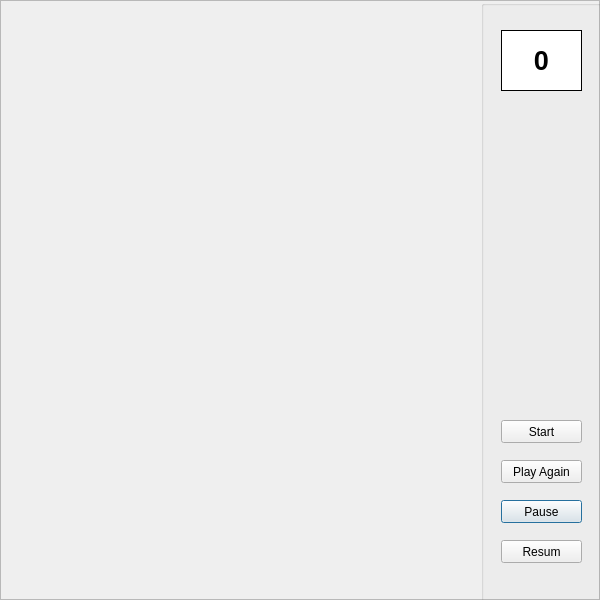
<?xml version="1.0" encoding="UTF-8"?>
<ui version="4.0">
 <class>Dialog</class>
 <widget class="QDialog" name="Dialog">
  <property name="geometry">
   <rect>
    <x>0</x>
    <y>0</y>
    <width>600</width>
    <height>600</height>
   </rect>
  </property>
  <property name="windowTitle">
   <string>Dialog</string>
  </property>
  <property name="styleSheet">
   <string notr="true"/>
  </property>
  <layout class="QVBoxLayout" name="verticalLayout">
   <property name="spacing">
    <number>0</number>
   </property>
   <property name="leftMargin">
    <number>0</number>
   </property>
   <property name="topMargin">
    <number>0</number>
   </property>
   <property name="rightMargin">
    <number>0</number>
   </property>
   <property name="bottomMargin">
    <number>0</number>
   </property>
   <item>
    <widget class="QFrame" name="frame">
     <property name="autoFillBackground">
      <bool>false</bool>
     </property>
     <property name="styleSheet">
      <string notr="true">Background-image:url(:/Lane/Lane.png);</string>
     </property>
     <property name="frameShape">
      <enum>QFrame::StyledPanel</enum>
     </property>
     <property name="frameShadow">
      <enum>QFrame::Raised</enum>
     </property>
     <widget class="QLabel" name="label_10">
      <property name="enabled">
       <bool>true</bool>
      </property>
      <property name="geometry">
       <rect>
        <x>190</x>
        <y>400</y>
        <width>100</width>
        <height>150</height>
       </rect>
      </property>
      <property name="autoFillBackground">
       <bool>false</bool>
      </property>
      <property name="text">
       <string/>
      </property>
      <property name="pixmap">
       <pixmap>Super-car.png</pixmap>
      </property>
      <property name="scaledContents">
       <bool>true</bool>
      </property>
      <property name="alignment">
       <set>Qt::AlignCenter</set>
      </property>
      <property name="indent">
       <number>-1</number>
      </property>
      <property name="openExternalLinks">
       <bool>false</bool>
      </property>
     </widget>
     <widget class="QGroupBox" name="groupBox">
      <property name="geometry">
       <rect>
        <x>481</x>
        <y>0</y>
        <width>120</width>
        <height>800</height>
       </rect>
      </property>
      <property name="title">
       <string/>
      </property>
      <widget class="QPushButton" name="pushButton_3">
       <property name="geometry">
        <rect>
         <x>20</x>
         <y>500</y>
         <width>81</width>
         <height>23</height>
        </rect>
       </property>
       <property name="text">
        <string>Pause</string>
       </property>
      </widget>
      <widget class="QPushButton" name="pushButton_2">
       <property name="geometry">
        <rect>
         <x>20</x>
         <y>460</y>
         <width>81</width>
         <height>23</height>
        </rect>
       </property>
       <property name="text">
        <string>Play Again</string>
       </property>
      </widget>
      <widget class="QLabel" name="label">
       <property name="geometry">
        <rect>
         <x>20</x>
         <y>30</y>
         <width>81</width>
         <height>61</height>
        </rect>
       </property>
       <property name="font">
        <font>
         <pointsize>20</pointsize>
         <weight>75</weight>
         <bold>true</bold>
        </font>
       </property>
       <property name="styleSheet">
        <string notr="true">background-color:white;
border: 1px solid</string>
       </property>
       <property name="text">
        <string>0</string>
       </property>
       <property name="alignment">
        <set>Qt::AlignCenter</set>
       </property>
      </widget>
      <widget class="QPushButton" name="pushButton_4">
       <property name="geometry">
        <rect>
         <x>20</x>
         <y>420</y>
         <width>81</width>
         <height>23</height>
        </rect>
       </property>
       <property name="text">
        <string>Start</string>
       </property>
      </widget>
      <widget class="QPushButton" name="pushButton_5">
       <property name="geometry">
        <rect>
         <x>20</x>
         <y>540</y>
         <width>81</width>
         <height>23</height>
        </rect>
       </property>
       <property name="text">
        <string>Resum</string>
       </property>
      </widget>
     </widget>
     <widget class="QLabel" name="labelXe1">
      <property name="enabled">
       <bool>true</bool>
      </property>
      <property name="geometry">
       <rect>
        <x>30</x>
        <y>-200</y>
        <width>100</width>
        <height>150</height>
       </rect>
      </property>
      <property name="autoFillBackground">
       <bool>false</bool>
      </property>
      <property name="styleSheet">
       <string notr="true">QLabel {background-color:none;}</string>
      </property>
      <property name="text">
       <string/>
      </property>
      <property name="scaledContents">
       <bool>true</bool>
      </property>
      <property name="alignment">
       <set>Qt::AlignCenter</set>
      </property>
     </widget>
     <widget class="QLabel" name="labelXe2">
      <property name="enabled">
       <bool>true</bool>
      </property>
      <property name="geometry">
       <rect>
        <x>190</x>
        <y>-200</y>
        <width>100</width>
        <height>150</height>
       </rect>
      </property>
      <property name="autoFillBackground">
       <bool>false</bool>
      </property>
      <property name="styleSheet">
       <string notr="true">QLabel {background-color:none;}</string>
      </property>
      <property name="text">
       <string/>
      </property>
      <property name="scaledContents">
       <bool>true</bool>
      </property>
      <property name="alignment">
       <set>Qt::AlignCenter</set>
      </property>
     </widget>
    </widget>
   </item>
  </layout>
 </widget>
 <resources>
  <include location="Lane.qrc"/>
 </resources>
 <connections/>
</ui>
